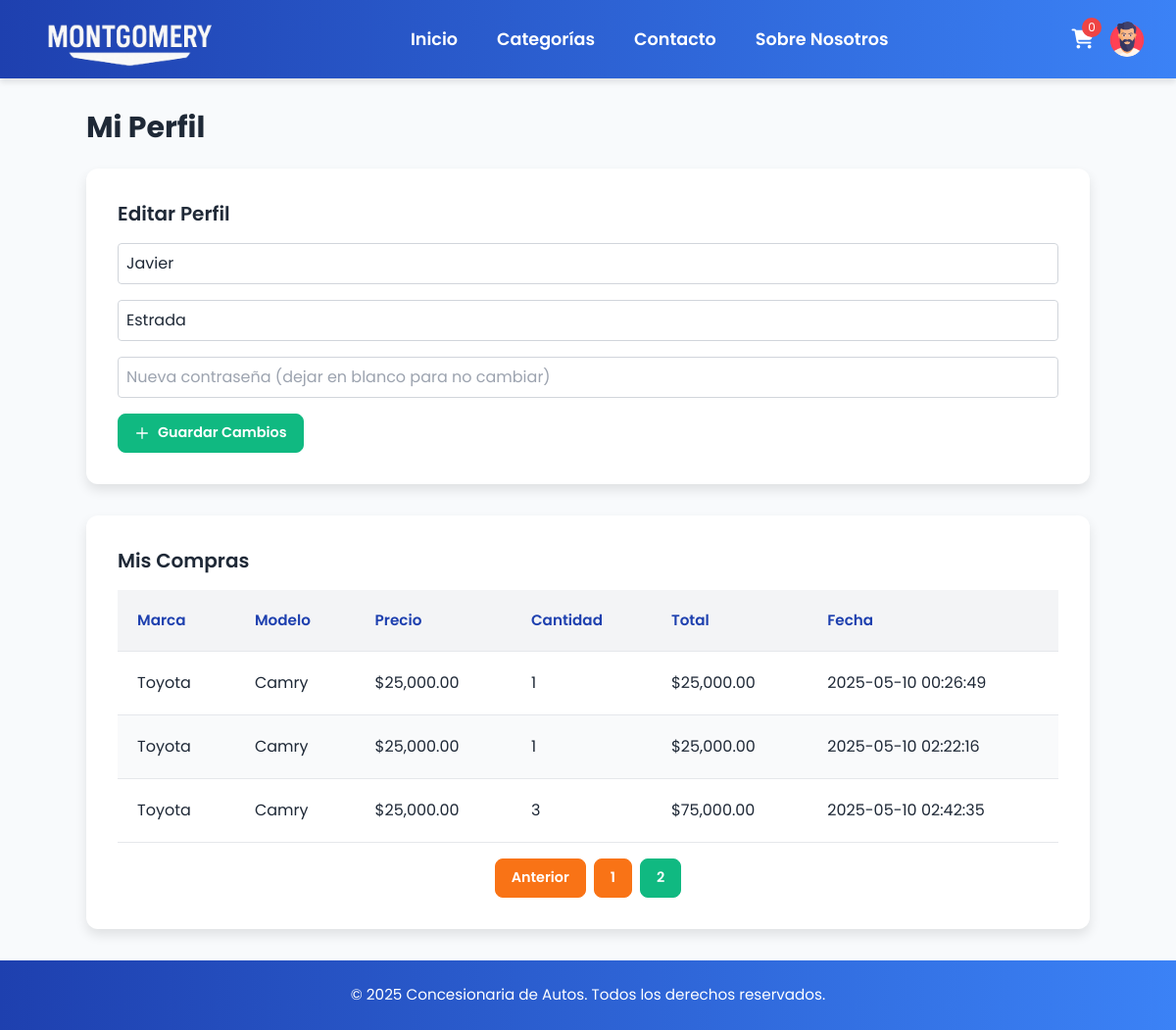
Page /profile.php?page=2 (signed in) on the committed database.
### tables this page shows
CREATE TABLE `users` (
  `id` int(11) NOT NULL,
  `username` varchar(50) NOT NULL,
  `email` varchar(100) NOT NULL,
  `password` varchar(255) NOT NULL,
  `first_name` varchar(50) NOT NULL,
  `last_name` varchar(50) NOT NULL,
  `image` varchar(255) DEFAULT 'default-user.png',
  `role` enum('client','admin') DEFAULT 'client',
  `created_at` timestamp NOT NULL DEFAULT current_timestamp()
);

CREATE TABLE `sales` (
  `id` int(11) NOT NULL,
  `user_id` int(11) DEFAULT NULL,
  `vehicle_id` int(11) DEFAULT NULL,
  `quantity` int(11) NOT NULL,
  `total_price` decimal(10,2) NOT NULL,
  `sale_date` timestamp NOT NULL DEFAULT current_timestamp(),
  `status` varchar(20) DEFAULT 'completed'
);

CREATE TABLE `brands` (
  `id` int(11) NOT NULL,
  `name` varchar(50) NOT NULL
);

CREATE TABLE `models` (
  `id` int(11) NOT NULL,
  `brand_id` int(11) DEFAULT NULL,
  `name` varchar(50) NOT NULL,
  `category_id` int(11) DEFAULT NULL
);

### profile.php (the view, shortened to what this page needs)
<?php
include 'includes/header.php';
$user_id = $_SESSION['user_id'];
$stmt = $pdo->prepare("SELECT * FROM users WHERE id = ?");
$stmt->execute([$user_id]);
$user = $stmt->fetch();
$items_per_page = 10;
$page = isset($_GET['page']) ? (int)$_GET['page'] : 1;
$offset = ($page - 1) * $items_per_page;
$stmt = $pdo->prepare("SELECT COUNT(*) FROM sales WHERE user_id = ?");
$stmt->execute([$user_id]);
$total_sales = $stmt->fetchColumn();
$total_pages = ceil($total_sales / $items_per_page);
$query = "SELECT s.*, v.*, m.name AS model_name, b.name AS brand_name
          FROM sales s
          JOIN vehicles v ON s.vehicle_id = v.id
          JOIN models m ON v.model_id = m.id
          JOIN brands b ON m.brand_id = b.id
          WHERE s.user_id = ?
          LIMIT ? OFFSET ?";
$stmt = $pdo->prepare($query);
$stmt->bindValue(1, $user_id, PDO::PARAM_INT);
$stmt->bindValue(2, $items_per_page, PDO::PARAM_INT);
$stmt->bindValue(3, $offset, PDO::PARAM_INT);
$stmt->execute();
$sales = $stmt->fetchAll();
?>
<div class="container mx-auto py-8">
    <h1 class="text-3xl font-bold mb-6">Mi Perfil</h1>
    <form method="POST" class="card mb-8">
        <h2 class="text-xl font-semibold mb-4">Editar Perfil</h2>
        <input type="text" name="first_name" value="<?php echo htmlspecialchars($user['first_name'] ?? ''); ?>" placeholder="Nombre" class="border p-2 rounded w-full mb-4" required>
        <input type="text" name="last_name" value="<?php echo htmlspecialchars($user['last_name'] ?? ''); ?>" placeholder="Apellido" class="border p-2 rounded w-full mb-4" required>
        <input type="password" name="password" placeholder="Nueva contraseña (dejar en blanco para no cambiar)" class="border p-2 rounded w-full mb-4">
        <button type="submit" class="btn btn-add">
            <svg fill="none" stroke="currentColor" viewBox="0 0 24 24" xmlns="http://www.w3.org/2000/svg">
                <path stroke-linecap="round" stroke-linejoin="round" stroke-width="2" d="M12 4v16m8-8H4"></path>
            </svg>
            Guardar Cambios
        </button>
    </form>
    <div class="table-container">
        <h2 class="text-xl font-semibold mb-4">Mis Compras</h2>
        <table>
            <thead>
                <tr>
                    <th>Marca</th>
                    <th>Modelo</th>
                    <th>Precio</th>
                    <th>Cantidad</th>
                    <th>Total</th>
                    <th>Fecha</th>
                </tr>
            </thead>
            <tbody>
                <?php if (empty($sales)): ?>
                    <tr>
                        <td colspan="6" class="text-center">No tienes compras registradas.</td>
                    </tr>
                <?php else: ?>
                    <?php foreach ($sales as $sale): ?>
                        <tr>
                            <td><?php echo htmlspecialchars($sale['brand_name']); ?></td>
                            <td><?php echo htmlspecialchars($sale['model_name']); ?></td>
                            <td>$<?php echo number_format($sale['total_price'] / $sale['quantity'], 2); ?></td>
                            <td><?php echo $sale['quantity']; ?></td>
                            <td>$<?php echo number_format($sale['total_price'], 2); ?></td>
                            <td><?php echo $sale['sale_date']; ?></td>
                        </tr>
                    <?php endforeach; ?>
                <?php endif; ?>
            </tbody>
        </table>
        <?php if ($total_pages > 1): ?>
            <div class="pagination mt-4 flex justify-center gap-2">
                <?php if ($page > 1): ?>
                    <a href="profile.php?page=<?php echo $page - 1; ?>" class="btn btn-search">Anterior</a>
                <?php endif; ?>
                <?php for ($i = 1; $i <= $total_pages; $i++): ?>
                    <a href="profile.php?page=<?php echo $i; ?>" class="btn <?php echo $i === $page ? 'btn-add' : 'btn-search'; ?>">
                        <?php echo $i; ?>
                    </a>
                <?php endfor; ?>
            </div>
        <?php endif; ?>
    </div>
</div>
<?php include 'includes/footer.php'; ?>

### css/styles.css (style rules this page uses)
body { font-family: "Poppins", sans-serif; background-color: #f8fafc; color: #1f2937; margin: 0; }
.card { background-color: #ffffff; border-radius: 12px; padding: 2rem; box-shadow: 0 6px 12px rgba(0, 0, 0, 0.1); transition: transform 0.3s ease, box-shadow 0.3s ease; overflow: hidden; }
.table-container { background-color: #ffffff; border-radius: 12px; padding: 2rem; box-shadow: 0 6px 12px rgba(0, 0, 0, 0.1); }
table { width: 100%; border-collapse: separate; border-spacing: 0; }
th, td { padding: 1.25rem; text-align: left; border-bottom: 1px solid #e5e7eb; }
th { background-color: #f3f4f6; font-weight: 600; color: #1e40af; font-size: 0.95rem; }
tr:nth-child(even) { background-color: #f9fafb; }
button, .button { background-color: #1e40af; color: #ffffff; padding: 0.75rem 1.5rem; border-radius: 8px; border: none; cursor: pointer; font-weight: 600; transition: all 0.3s ease; }
input, textarea, select { border: 1px solid #d1d5db; padding: 0.75rem; border-radius: 8px; width: 100%; transition: border-color 0.3s ease; }
.btn { display: inline-flex; align-items: center; gap: 0.5rem; padding: 0.5rem 1rem; border-radius: 8px; font-size: 0.9rem; font-weight: 600; transition: all 0.3s ease; cursor: pointer; text-decoration: none; }
.btn svg { width: 16px; height: 16px; }
.btn-add { background-color: #10b981; color: #ffffff; border: 1px solid #10b981; }
.btn-search { background-color: #f97316; color: #ffffff; border: 1px solid #f97316; }

### rows in the picture
users: first_name "Javier", last_name "Estrada"
sales: brands.name "Toyota", models.name "Camry", $sale['total_price'] / $sale['quantity'] "25,000.00", quantity "1", total_price "25,000.00", sale_date "2025-05-10 00:26:49"
sales: brands.name "Toyota", models.name "Camry", $sale['total_price'] / $sale['quantity'] "25,000.00", quantity "1", total_price "25,000.00", sale_date "2025-05-10 02:22:16"
sales: brands.name "Toyota", models.name "Camry", $sale['total_price'] / $sale['quantity'] "25,000.00", quantity "3", total_price "75,000.00", sale_date "2025-05-10 02:42:35"
